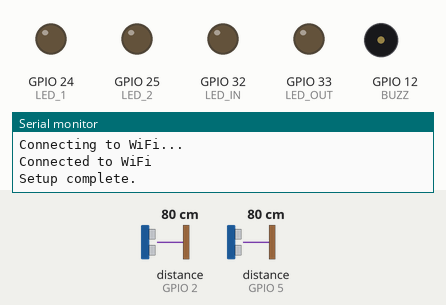
This sketch was run on a simulated ESP32. On the bench: output pins drawn as LEDs (lit = HIGH), buzzer (waves = sounding, pin HIGH), the last lines printed to the serial monitor. Wiring (inferred from the names in the program): 2 × ultrasonic range finder: trigger GPIO 4, echo GPIO 5 / trigger GPIO 15, echo GPIO 2. The inputs (shaded band) are chosen by the test bench; at power-on: distance to the obstacle (sensors on GPIO 2, GPIO 5) 80 cm. The echo pulse lasts 58.3 µs per cm; WiFi joins after 1.5 s; servers stay silent unless stated; uploads are accepted with an empty reply; pins used as bus, display or sensor lines are not drawn.

Above: at 2.8 s.
2.9 s: distance to the obstacle (sensor on GPIO 2) set to 7 cm
4.9 s: distance to the obstacle (sensor on GPIO 2) set to 4 cm
At 6.2 s:
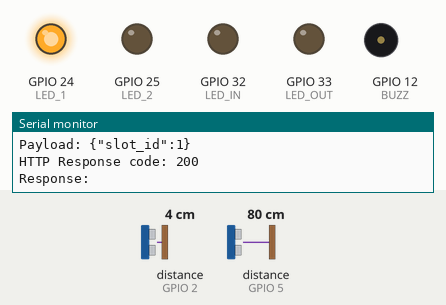
7.3 s: distance to the obstacle (sensor on GPIO 5) set to 7 cm
9.4 s: distance to the obstacle (sensor on GPIO 5) set to 4 cm
At 11.3 s:
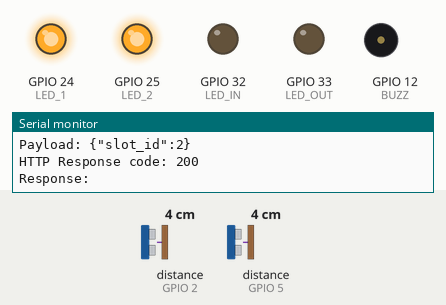
11.8 s: distance to the obstacle (sensor on GPIO 2) set to 9 cm
At 13.4 s:
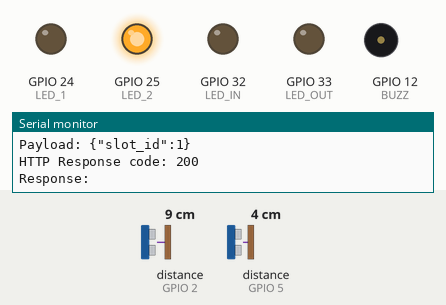
Timing chart, 0 to 14.9 s (numbered marks = the images above; inputs shaded):
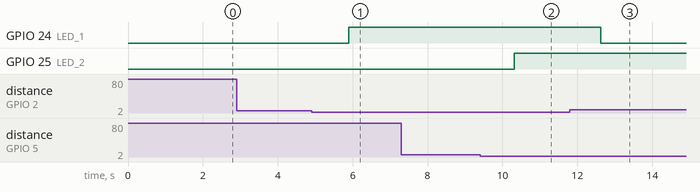

The sketch:

Final.ino
```cpp
#include <SPI.h>
#include <MFRC522.h>
#include <WiFi.h>
#include <HTTPClient.h>
#include <ArduinoJson.h>

// WiFi Configuration
const char* ssid = "Datto";
const char* password = "20041118";
const char* serverURL = "http://192.168.1.6:8000/api";

// Pin Configuration
#define SS_PIN_1 21
#define RST_PIN_1 26
#define SS_PIN_2 22
#define RST_PIN_2 27

#define LED_IN 32
#define LED_OUT 33
#define LED_1 24
#define LED_2 25
#define BUZZ 12

#define TRIG_PIN_1 15
#define ECHO_PIN_1 2
#define TRIG_PIN_2 4
#define ECHO_PIN_2 5

MFRC522 mfrc522_1(SS_PIN_1, RST_PIN_1); // RFID Reader 1
MFRC522 mfrc522_2(SS_PIN_2, RST_PIN_2); // RFID Reader 2

// Parking slot statuses
bool parkingSlot1Occupied = false;
bool parkingSlot2Occupied = false;

// Define parking lot ID
const String parkingLotId = "1";

// Function to measure distance using ultrasonic sensors
float getDistance(int trigPin, int echoPin) {
  digitalWrite(trigPin, LOW);
  delayMicroseconds(2);
  digitalWrite(trigPin, HIGH);
  delayMicroseconds(10);
  digitalWrite(trigPin, LOW);

  long duration = pulseIn(echoPin, HIGH);
  return (duration * 0.034 / 2);
}

// Get UID from RFID card
String getCardUID(MFRC522 &rfid) {
  String uid = "";
  for (byte i = 0; i < rfid.uid.size; i++) {
    uid += String(rfid.uid.uidByte[i], HEX);
  }
  rfid.PICC_HaltA();
  return uid;
}

// Send HTTP POST request to server
String sendPostRequest(String endpoint, String payload) {
  HTTPClient http;
  String url = String(serverURL) + endpoint;
  http.begin(url);
  http.addHeader("Content-Type", "application/json");

  int httpResponseCode = http.POST(payload);
  String response = (httpResponseCode > 0) ? http.getString() : "";

  Serial.println("POST Request: " + url);
  Serial.println("Payload: " + payload);
  Serial.println("HTTP Response code: " + String(httpResponseCode));
  Serial.println("Response: " + response);

  http.end();
  return response;
}

// Handle car entry
void handleEntry(String cardId) {
  String response = sendPostRequest("/parking-lot/entry-parking/" + cardId, "{}");

  StaticJsonDocument<512> doc;
  DeserializationError error = deserializeJson(doc, response);

  if (!error) {
    const char* message = doc["message"];
    if (strcmp(message, "PARKING_SUCCESSFUL") == 0) {
      digitalWrite(LED_IN, HIGH);
      digitalWrite(BUZZ, HIGH);
      delay(1000);
      digitalWrite(LED_IN, LOW);
      digitalWrite(BUZZ, LOW);
    } else {
      Serial.println("Entry denied: " + String(message));
    }
  } else {
    Serial.println("Failed to parse server response for entry.");
  }
}

// Handle car exit
void handleExit(String cardId) {
  String response = sendPostRequest("/parking-lot/exit-parking/" + cardId, "{}");

  StaticJsonDocument<512> doc;
  DeserializationError error = deserializeJson(doc, response);

  if (!error) {
    const char* message = doc["message"];
    if (strcmp(message, "CHECKOUT_SUCCESSFUL") == 0) {
      digitalWrite(LED_OUT, HIGH);
      digitalWrite(BUZZ, HIGH);
      delay(1000);
      digitalWrite(LED_OUT, LOW);
      digitalWrite(BUZZ, LOW);
    } else {
      Serial.println("Exit denied: " + String(message));
    }
  } else {
    Serial.println("Failed to parse server response for exit.");
  }
}

// Check parking slots and send statuses to the server
// Check parking slots and send statuses to the server
void checkParkingSlots() {
  float distance1 = getDistance(TRIG_PIN_1, ECHO_PIN_1);
  float distance2 = getDistance(TRIG_PIN_2, ECHO_PIN_2);

  bool slot1 = (distance1 < 5); // Slot 1 occupied if distance < 10
  bool slot2 = (distance2 < 5); // Slot 2 occupied if distance < 10

  digitalWrite(LED_1, slot1 ? HIGH : LOW);
  digitalWrite(LED_2, slot2 ? HIGH : LOW);

  // Nếu trạng thái của slot thay đổi, thực hiện check-in hoặc check-out
  if (slot1 != parkingSlot1Occupied) {
    parkingSlot1Occupied = slot1;

    if (slot1) {
      // Gọi API check-in khi xe vào ô đỗ 1
      String payload = "{\"slot_id\":1}";
      sendPostRequest("/parking-lot/check-in/1", payload);
    } else {
      // Gọi API check-out khi ô đỗ 1 trống
      String payload = "{\"slot_id\":1}";
      sendPostRequest("/parking-lot/check-out/1", payload);
    }
  }

  if (slot2 != parkingSlot2Occupied) {
    parkingSlot2Occupied = slot2;

    if (slot2) {
      // Gọi API check-in khi xe vào ô đỗ 2
      String payload = "{\"slot_id\":2}";
      sendPostRequest("/parking-lot/check-in/2", payload);
    } else {
      // Gọi API check-out khi ô đỗ 2 trống
      String payload = "{\"slot_id\":2}";
      sendPostRequest("/parking-lot/check-out/2", payload);
    }
  }
}


// Connect to WiFi
void connectToWiFi() {
  WiFi.begin(ssid, password);
  while (WiFi.status() != WL_CONNECTED) {
    delay(500);
    Serial.println("Connecting to WiFi...");
  }
  Serial.println("Connected to WiFi");
}

void setup() {
  Serial.begin(115200);
  connectToWiFi();

  SPI.begin();
  mfrc522_1.PCD_Init();
  mfrc522_2.PCD_Init();

  pinMode(TRIG_PIN_1, OUTPUT);
  pinMode(ECHO_PIN_1, INPUT);
  pinMode(TRIG_PIN_2, OUTPUT);
  pinMode(ECHO_PIN_2, INPUT);
  pinMode(LED_IN, OUTPUT);
  pinMode(LED_OUT, OUTPUT);
  pinMode(LED_1, OUTPUT);
  pinMode(LED_2, OUTPUT);
  pinMode(BUZZ, OUTPUT);

  Serial.println("Setup complete.");
}

void loop() {
  if (mfrc522_1.PICC_IsNewCardPresent() && mfrc522_1.PICC_ReadCardSerial()) {
    String uid = getCardUID(mfrc522_1);
    Serial.println("Card detected for entry: " + uid);
    handleEntry(uid);
  }

  if (mfrc522_2.PICC_IsNewCardPresent() && mfrc522_2.PICC_ReadCardSerial()) {
    String uid = getCardUID(mfrc522_2);
    Serial.println("Card detected for exit: " + uid);
    handleExit(uid);
  }

  checkParkingSlots();
  delay(1000);
}
```

Measured:
- the behaviour switches between 6 and 5 cm on distance to the obstacle (sensor on GPIO 2) (found by bisection; images 0 and 1)
- the behaviour switches between 6 and 5 cm on distance to the obstacle (sensor on GPIO 5) (found by bisection; images 1 and 2)
- after the input at 2.9 s, every drawn part: stays the same
- after the input at 4.9 s, GPIO 24 (LED_1): LOW → HIGH after 0.99 s
- after the input at 7.3 s, every drawn part: stays the same
- after the input at 9.4 s, GPIO 25 (LED_2): LOW → HIGH after 0.91 s
- after the input at 11.8 s, GPIO 24 (LED_1): HIGH → LOW after 0.82 s
